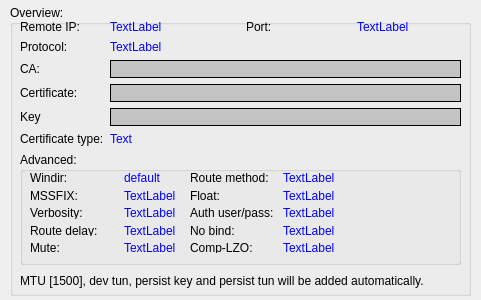
<?xml version="1.0" encoding="UTF-8"?>
<ui version="4.0">
 <class>EndPage</class>
 <widget class="QWizardPage" name="EndPage">
  <property name="geometry">
   <rect>
    <x>0</x>
    <y>0</y>
    <width>481</width>
    <height>300</height>
   </rect>
  </property>
  <property name="windowTitle">
   <string>WizardPage</string>
  </property>
  <property name="title">
   <string>Conclusion</string>
  </property>
  <property name="subTitle">
   <string>Please check your defined settings.</string>
  </property>
  <widget class="QGroupBox" name="gbEndPage">
   <property name="geometry">
    <rect>
     <x>10</x>
     <y>5</y>
     <width>461</width>
     <height>291</height>
    </rect>
   </property>
   <property name="title">
    <string>Overview:</string>
   </property>
  </widget>
  <widget class="QWidget" name="verticalLayoutWidget">
   <property name="geometry">
    <rect>
     <x>20</x>
     <y>20</y>
     <width>441</width>
     <height>271</height>
    </rect>
   </property>
   <layout class="QVBoxLayout" name="verticalLayout">
    <item>
     <layout class="QGridLayout" name="gridLayout">
      <item row="0" column="0">
       <widget class="QLabel" name="label">
        <property name="text">
         <string>Remote IP:</string>
        </property>
       </widget>
      </item>
      <item row="1" column="0">
       <widget class="QLabel" name="label_3">
        <property name="text">
         <string>Protocol:</string>
        </property>
       </widget>
      </item>
      <item row="1" column="1">
       <widget class="QLabel" name="lblRemoteProtocol">
        <property name="styleSheet">
         <string notr="true">color: rgb(0, 0, 255);</string>
        </property>
        <property name="text">
         <string>TextLabel</string>
        </property>
       </widget>
      </item>
      <item row="2" column="0">
       <widget class="QLabel" name="label_4">
        <property name="text">
         <string>CA:</string>
        </property>
       </widget>
      </item>
      <item row="2" column="1">
       <widget class="QLineEdit" name="txtPathToCA">
        <property name="enabled">
         <bool>false</bool>
        </property>
        <property name="contextMenuPolicy">
         <enum>Qt::NoContextMenu</enum>
        </property>
        <property name="styleSheet">
         <string notr="true">:enabled {border: 1px solid black;background-color: rgb(195, 195, 195);color: rgb(0, 0, 255);}
:disabled {border: 1px solid black; background-color: rgb(195, 195, 195);color: rgb(0, 0, 255);}</string>
        </property>
        <property name="readOnly">
         <bool>true</bool>
        </property>
       </widget>
      </item>
      <item row="3" column="0">
       <widget class="QLabel" name="label_5">
        <property name="text">
         <string>Certificate:</string>
        </property>
       </widget>
      </item>
      <item row="3" column="1">
       <widget class="QLineEdit" name="txtPathToCert">
        <property name="enabled">
         <bool>false</bool>
        </property>
        <property name="contextMenuPolicy">
         <enum>Qt::NoContextMenu</enum>
        </property>
        <property name="styleSheet">
         <string notr="true">:enabled {border: 1px solid black;background-color: rgb(195, 195, 195);color: rgb(0, 0, 255);}
:disabled {border: 1px solid black; background-color: rgb(195, 195, 195);color: rgb(0, 0, 255);}</string>
        </property>
        <property name="readOnly">
         <bool>true</bool>
        </property>
       </widget>
      </item>
      <item row="4" column="0">
       <widget class="QLabel" name="label_6">
        <property name="text">
         <string>Key</string>
        </property>
       </widget>
      </item>
      <item row="4" column="1">
       <widget class="QLineEdit" name="txtPathToKey">
        <property name="enabled">
         <bool>false</bool>
        </property>
        <property name="contextMenuPolicy">
         <enum>Qt::NoContextMenu</enum>
        </property>
        <property name="styleSheet">
         <string notr="true">:enabled {border: 1px solid black;background-color: rgb(195, 195, 195);color: rgb(0, 0, 255);}
:disabled {border: 1px solid black; background-color: rgb(195, 195, 195);color: rgb(0, 0, 255);}
</string>
        </property>
        <property name="readOnly">
         <bool>true</bool>
        </property>
       </widget>
      </item>
      <item row="5" column="0">
       <widget class="QLabel" name="label_7">
        <property name="text">
         <string>Certificate type:</string>
        </property>
       </widget>
      </item>
      <item row="5" column="1">
       <widget class="QLabel" name="lblCerttype">
        <property name="styleSheet">
         <string notr="true">color: rgb(0, 0, 255);</string>
        </property>
        <property name="text">
         <string>Text</string>
        </property>
       </widget>
      </item>
      <item row="0" column="1">
       <layout class="QHBoxLayout" name="horizontalLayout">
        <item>
         <widget class="QLabel" name="lblRemoteIP">
          <property name="minimumSize">
           <size>
            <width>130</width>
            <height>0</height>
           </size>
          </property>
          <property name="styleSheet">
           <string notr="true">color: rgb(0, 0, 255);</string>
          </property>
          <property name="text">
           <string>TextLabel</string>
          </property>
         </widget>
        </item>
        <item>
         <widget class="QLabel" name="label_2">
          <property name="text">
           <string>Port:</string>
          </property>
         </widget>
        </item>
        <item>
         <widget class="QLabel" name="lblRemotePort">
          <property name="styleSheet">
           <string notr="true">color: rgb(0, 0, 255);</string>
          </property>
          <property name="text">
           <string>TextLabel</string>
          </property>
         </widget>
        </item>
       </layout>
      </item>
     </layout>
    </item>
    <item>
     <widget class="QGroupBox" name="groupBox">
      <property name="title">
       <string>Advanced:</string>
      </property>
      <widget class="QWidget" name="gridLayoutWidget_2">
       <property name="geometry">
        <rect>
         <x>10</x>
         <y>20</y>
         <width>341</width>
         <height>81</height>
        </rect>
       </property>
       <layout class="QGridLayout" name="gridLayout_2">
        <item row="0" column="0">
         <widget class="QLabel" name="label_12">
          <property name="maximumSize">
           <size>
            <width>16777215</width>
            <height>50</height>
           </size>
          </property>
          <property name="text">
           <string>Windir:</string>
          </property>
         </widget>
        </item>
        <item row="0" column="1">
         <widget class="QLabel" name="lblWindir">
          <property name="minimumSize">
           <size>
            <width>60</width>
            <height>0</height>
           </size>
          </property>
          <property name="maximumSize">
           <size>
            <width>60</width>
            <height>16777215</height>
           </size>
          </property>
          <property name="styleSheet">
           <string notr="true">color: rgb(0, 0, 255);</string>
          </property>
          <property name="text">
           <string>default</string>
          </property>
         </widget>
        </item>
        <item row="1" column="0">
         <widget class="QLabel" name="label_8">
          <property name="text">
           <string>MSSFIX:</string>
          </property>
         </widget>
        </item>
        <item row="1" column="1">
         <widget class="QLabel" name="lblMssfix">
          <property name="minimumSize">
           <size>
            <width>60</width>
            <height>0</height>
           </size>
          </property>
          <property name="styleSheet">
           <string notr="true">color: rgb(0, 0, 255);</string>
          </property>
          <property name="text">
           <string>TextLabel</string>
          </property>
         </widget>
        </item>
        <item row="2" column="0">
         <widget class="QLabel" name="label_17">
          <property name="text">
           <string>Verbosity:</string>
          </property>
         </widget>
        </item>
        <item row="2" column="1">
         <widget class="QLabel" name="lblVerbose">
          <property name="minimumSize">
           <size>
            <width>60</width>
            <height>0</height>
           </size>
          </property>
          <property name="styleSheet">
           <string notr="true">color: rgb(0, 0, 255);</string>
          </property>
          <property name="text">
           <string>TextLabel</string>
          </property>
         </widget>
        </item>
        <item row="3" column="0">
         <widget class="QLabel" name="label_22">
          <property name="text">
           <string>Route delay:</string>
          </property>
         </widget>
        </item>
        <item row="3" column="1">
         <widget class="QLabel" name="lblRouteDelay">
          <property name="minimumSize">
           <size>
            <width>60</width>
            <height>0</height>
           </size>
          </property>
          <property name="styleSheet">
           <string notr="true">color: rgb(0, 0, 255);</string>
          </property>
          <property name="text">
           <string>TextLabel</string>
          </property>
         </widget>
        </item>
        <item row="4" column="0">
         <widget class="QLabel" name="label_18">
          <property name="text">
           <string>Mute:</string>
          </property>
         </widget>
        </item>
        <item row="4" column="1">
         <widget class="QLabel" name="lblMute">
          <property name="minimumSize">
           <size>
            <width>60</width>
            <height>0</height>
           </size>
          </property>
          <property name="styleSheet">
           <string notr="true">color: rgb(0, 0, 255);</string>
          </property>
          <property name="text">
           <string>TextLabel</string>
          </property>
         </widget>
        </item>
        <item row="0" column="2">
         <widget class="QLabel" name="label_9">
          <property name="text">
           <string>Route method:</string>
          </property>
         </widget>
        </item>
        <item row="0" column="3">
         <widget class="QLabel" name="lblRouteMethod">
          <property name="styleSheet">
           <string notr="true">color: rgb(0, 0, 255);</string>
          </property>
          <property name="text">
           <string>TextLabel</string>
          </property>
         </widget>
        </item>
        <item row="1" column="2">
         <widget class="QLabel" name="label_10">
          <property name="text">
           <string>Float:</string>
          </property>
         </widget>
        </item>
        <item row="1" column="3">
         <widget class="QLabel" name="lblFloat">
          <property name="styleSheet">
           <string notr="true">color: rgb(0, 0, 255);</string>
          </property>
          <property name="text">
           <string>TextLabel</string>
          </property>
         </widget>
        </item>
        <item row="2" column="2">
         <widget class="QLabel" name="label_20">
          <property name="text">
           <string>Auth user/pass:</string>
          </property>
         </widget>
        </item>
        <item row="2" column="3">
         <widget class="QLabel" name="lblUserPass">
          <property name="styleSheet">
           <string notr="true">color: rgb(0, 0, 255);</string>
          </property>
          <property name="text">
           <string>TextLabel</string>
          </property>
         </widget>
        </item>
        <item row="3" column="2">
         <widget class="QLabel" name="label_11">
          <property name="text">
           <string>No bind:</string>
          </property>
         </widget>
        </item>
        <item row="3" column="3">
         <widget class="QLabel" name="lblNobind">
          <property name="styleSheet">
           <string notr="true">color: rgb(0, 0, 255);</string>
          </property>
          <property name="text">
           <string>TextLabel</string>
          </property>
         </widget>
        </item>
        <item row="4" column="2">
         <widget class="QLabel" name="label_16">
          <property name="text">
           <string>Comp-LZO:</string>
          </property>
         </widget>
        </item>
        <item row="4" column="3">
         <widget class="QLabel" name="lblCompLzo">
          <property name="styleSheet">
           <string notr="true">color: rgb(0, 0, 255);</string>
          </property>
          <property name="text">
           <string>TextLabel</string>
          </property>
         </widget>
        </item>
       </layout>
      </widget>
     </widget>
    </item>
    <item>
     <widget class="QLabel" name="lblInfo">
      <property name="maximumSize">
       <size>
        <width>16777215</width>
        <height>20</height>
       </size>
      </property>
      <property name="text">
       <string>MTU [1500], dev tun, persist key and persist tun will be added automatically.</string>
      </property>
     </widget>
    </item>
   </layout>
  </widget>
 </widget>
 <resources/>
 <connections/>
</ui>
